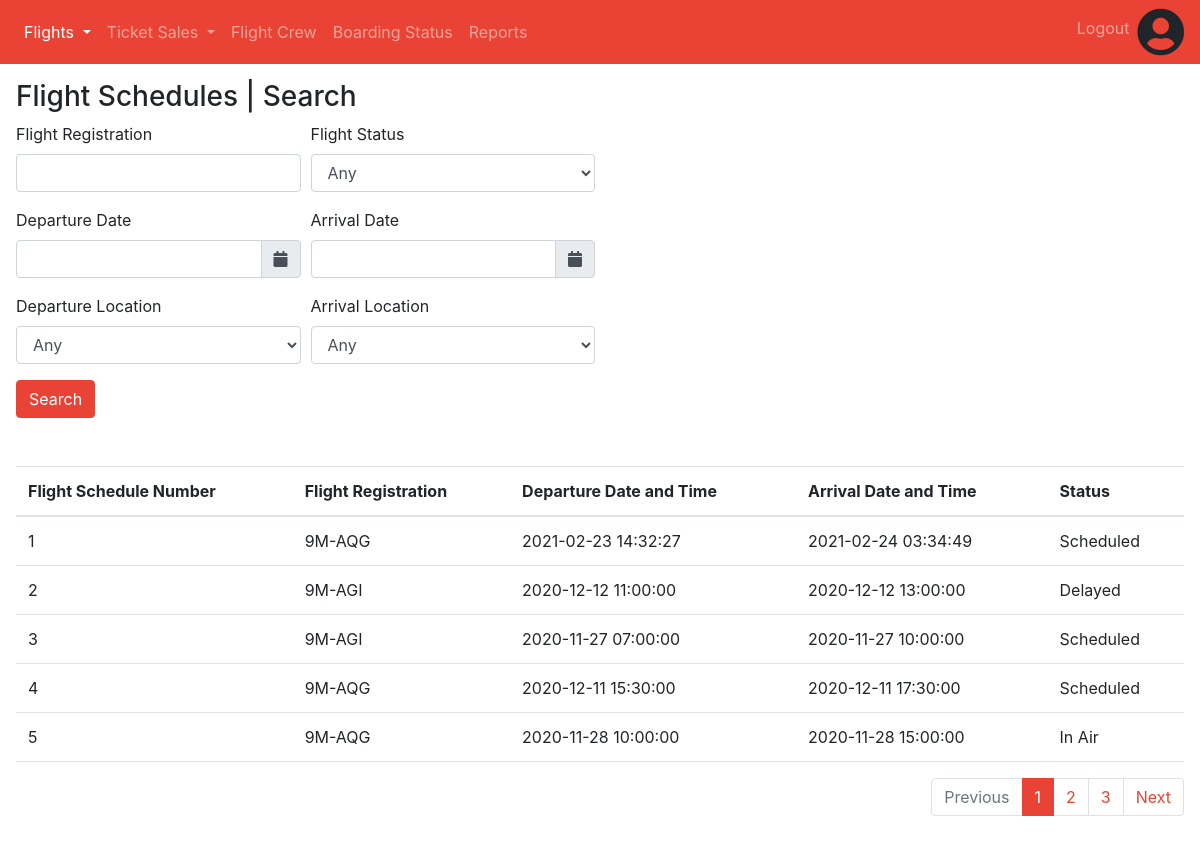
/staff/flight-schedule-search.php (signed in), run on the app's committed database.
### tables this page shows
CREATE TABLE `flight_schedules` (
  `id` int(11) NOT NULL,
  `flight_no` int(11) NOT NULL,
  `depart_dateTime` datetime NOT NULL,
  `arrive_dateTime` datetime NOT NULL,
  `status` enum('Scheduled','Delayed','Departed','In Air','Expected','Diverted','Recovery','Landed','Arrived','Cancelled') NOT NULL
);

CREATE TABLE `flights` (
  `id` int(11) NOT NULL,
  `registration` varchar(10) NOT NULL,
  `departure` varchar(255) NOT NULL,
  `arrival` varchar(255) NOT NULL,
  `est_duration` int(11) NOT NULL,
  `type` enum('Domestic','International') NOT NULL,
  `airplane_no` int(11) NOT NULL,
  `airplane_model` varchar(255) NOT NULL,
  `capacity` int(11) NOT NULL
);

### staff/flight-schedule-search.php (the view, shortened to what this page needs)
<!DOCTYPE html>
<html lang="en" style="height: 100%;">
<head>
    <?php require('../head.php') ?>
    <link rel="stylesheet" href="https://cdnjs.cloudflare.com/ajax/libs/tempusdominus-bootstrap-4/5.1.2/css/tempusdominus-bootstrap-4.min.css" />
</head>
<body>
    <?php
    require('navbar.php');
    $connection = new mysqli('127.0.0.1', 'admin', null, 'ibm2104_assignment');
    $totalRecordsQuery = "SELECT COUNT(*) FROM flight_schedules INNER JOIN flights ON flight_schedules.flight_no = flights.id";
    $query = "SELECT flight_schedules.*, flights.registration, flights.departure, flights.arrival FROM flight_schedules INNER JOIN flights ON flight_schedules.flight_no = flights.id";
    $pageNo = 1;
    $recordsPerPage = 5;
    $recordOffset = ($pageNo - 1) * $recordsPerPage;
    $totalRecords = $connection->query($totalRecordsQuery)->fetch_array()[0];
    $totalPages = ceil($totalRecords / $recordsPerPage);
    if ($totalRecords > 0) {
        $query = $query . " LIMIT $recordOffset, $recordsPerPage";
        $result = $connection->query($query);
    }
    $airports = [
        "Any",
        "Adelaide Airport (YPAD)",
        "Brunei International Airport (WBSB)",
        "Beijing Capital International Airport (ZBAA)",
        "Bintulu Airport (WBGB)",
        "Lien Khuong Airport (VVDL)",
        "Fukuoka Airport (RJFF)",
        "Goa International Airport (VOGO)",
        "Luang Prabang International Airport (VLLB)",
        "Melbourne Airport (YMML)",
        "Kuala Lumpur International Airport (WMKK)",
        "London Gatwick Airport (EGKK)",
        "Hong Kong International Airport (VHHH)",
        "Honolulu International Airport (PHNL)",
        "Iloilo International Airport (RPVI)",
        "Incheon International Airport (RKSI)"
    ];
    $flightStatuses = [
        "Any",
        "Scheduled",
        "Delayed",
        "Departed",
        "In Air",
        "Expected",
        "Diverted",
        "Recovery",
        "Landed",
        "Arrived",
        "Cancelled"
    ]
    ?>
    <div class="container-fluid p-3">
        <h3>Flight Schedules | Search</h3>
        <form action="flight-schedule-search.php" method="GET">
            <div class="form-row">
                <div class="form-group col-3">
                    <label for="flightRegistration">Flight Registration</label>
                    <input type="text" class="form-control" value="<?php echo $_GET['flightRegistration'] ?? ""; ?>" id="flightRegistration" name="flightRegistration">
                </div>
                <div class="form-group col-3">
                    <label for="flightStatus">Flight Status</label>
                    <select id="flightStatus" class="form-control" name="flightStatus">
                        <?php
                        foreach ($flightStatuses as $flightStatus) {
                            echo "<option " . ((isset($_GET['flightStatus']) && $_GET['flightStatus'] == $flightStatus) ? "selected" : "") . ">$flightStatus</option>";
                        }
                        ?>
                    </select>
                </div>
            </div>
            <div class="form-row">
                <div class="form-group col-3">
                    <label for="departDate">Departure Date</label>
                    <div class="input-group date" id="departDatePicker" data-target-input="nearest">
                        <input type="text" class="form-control datetimepicker-input" value="<?php echo $_GET['departDate'] ?? ""; ?>" data-target="#departDatePicker" id="departDate" name="departDate" />
                        <div class="input-group-append" data-target="#departDatePicker" data-toggle="datetimepicker">
                            <div class="input-group-text"><i class="fas fa-calendar"></i></div>
                        </div>
                    </div>
                </div>
                <div class="form-group col-3">
                    <label for="arrivalDate">Arrival Date</label>
                    <div class="input-group date" id="arrivalDatePicker" data-target-input="nearest">
                        <input type="text" class="form-control datetimepicker-input" value="<?php echo $_GET['arrivalDate'] ?? ""; ?>" data-target="#arrivalDatePicker" id="arrivalDate" name="arrivalDate" />
                        <div class="input-group-append" data-target="#arrivalDatePicker" data-toggle="datetimepicker">
                            <div class="input-group-text"><i class="fas fa-calendar"></i></div>
                        </div>
                    </div>
                </div>
            </div>
            <div class="form-row">
                <div class="form-group col-3">
                    <label for="departLocation">Departure Location</label>
                    <select id="departLocation" class="form-control" name="departLocation">
                        <?php
                        foreach ($airports as $airport) {
                            echo "<option " . ((isset($_GET['departLocation']) && $_GET['departLocation'] == $airport) ? "selected" : "") . ">$airport</option>";
                        }
                        ?>
                    </select>
                </div>
                <div class="form-group col-3">
                    <label for="arrivalLocation">Arrival Location</label>
                    <select id="arrivalLocation" class="form-control" name="arrivalLocation">
                        <?php
                        foreach ($airports as $airport) {
                            echo "<option " . ((isset($_GET['arrivalLocation']) && $_GET['arrivalLocation'] == $airport) ? "selected" : "") . ">$airport</option>";
                        }
                        ?>
                    </select>
                </div>
            </div>
            <button type="submit" class="btn btn-primary">Search</button>
        </form>
        <?php if ($totalRecords > 0) { ?>
            <table class="table table-hover mt-5 border-bottom">
                <thead>
                    <tr>
                        <th>Flight Schedule Number</th>
                        <th>Flight Registration</th>
                        <th>Departure Date and Time</th>
                        <th>Arrival Date and Time</th>
                        <th>Status</th>
                    </tr>
                </thead>
                <?php
                while ($flightSchedule = $result->fetch_assoc()) {
                    echo '<tr style="cursor: pointer;" onclick="window.location = \'' . 'flight-schedule.php?id=' . $flightSchedule['id'] . '\';">';
                    echo "<td>" . $flightSchedule['id'] . "</td>";
                    echo "<td>" . $flightSchedule['registration'] . "</td>";
                    echo "<td>" . $flightSchedule['depart_dateTime'] . "</td>";
                    echo "<td>" . $flightSchedule['arrive_dateTime'] . "</td>";
                    echo "<td>" . $flightSchedule['status'] . "</td>";
                    echo "</tr>";
                }
                ?>
            </table>
            <nav>
                <?php
                $queryString = http_build_query($_GET);
                ?>
                <ul class="pagination justify-content-end">
                    <li class="page-item  <?php echo $pageNo <= 1 ? "disabled" : ""; ?>">
                        <?php
                        if ($pageNo <= 1) {
                            echo '<span class="page-link">Previous</span>';
                        } else {
                            echo '<a class="page-link" href="?page=' . ($pageNo - 1) . "&" . $queryString . '">Previous</a>';
                        }
                        ?>
                    </li>
                    <?php
                    for ($i = 1; $i <= $totalPages; $i++) {
                        echo '<li class="page-item ' . (($pageNo == $i) ? "active" : "") . '"><a class="page-link" href="?page=' . $i . "&" . $queryString . '">' . $i . '</a></li>';
                    }
                    ?>
                    <li class="page-item <?php echo $pageNo >= $totalPages ? "disabled" : ""; ?>">
                        <?php
                        if ($pageNo >= $totalPages) {
                            echo '<span class="page-link">Next</span>';
                        } else {
                            echo '<a class="page-link" href="?page=' . ($pageNo + 1) . "&" . $queryString . '">Next</a>';
                        }
                        ?>
                    </li>
                </ul>
            </nav>
        <?php
        } else {
            echo "<p class='mt-4'>No flight schedules found</p>";
        }
        ?>
    </div>
</body>
</html>

### data on the page
flight_schedules: id "1", flight_no.registration "9M-AQG", depart_dateTime "2021-02-23 14:32:27", arrive_dateTime "2021-02-24 03:34:49", status "Scheduled"
flight_schedules: id "2", flight_no.registration "9M-AGI", depart_dateTime "2020-12-12 11:00:00", arrive_dateTime "2020-12-12 13:00:00", status "Delayed"
flight_schedules: id "3", flight_no.registration "9M-AGI", depart_dateTime "2020-11-27 07:00:00", arrive_dateTime "2020-11-27 10:00:00", status "Scheduled"
flight_schedules: id "4", flight_no.registration "9M-AQG", depart_dateTime "2020-12-11 15:30:00", arrive_dateTime "2020-12-11 17:30:00", status "Scheduled"
flight_schedules: id "5", flight_no.registration "9M-AQG", depart_dateTime "2020-11-28 10:00:00", arrive_dateTime "2020-11-28 15:00:00", status "In Air"

### other printed values
form field flightStatus "Any"
form field departLocation "Any"
form field arrivalLocation "Any"
